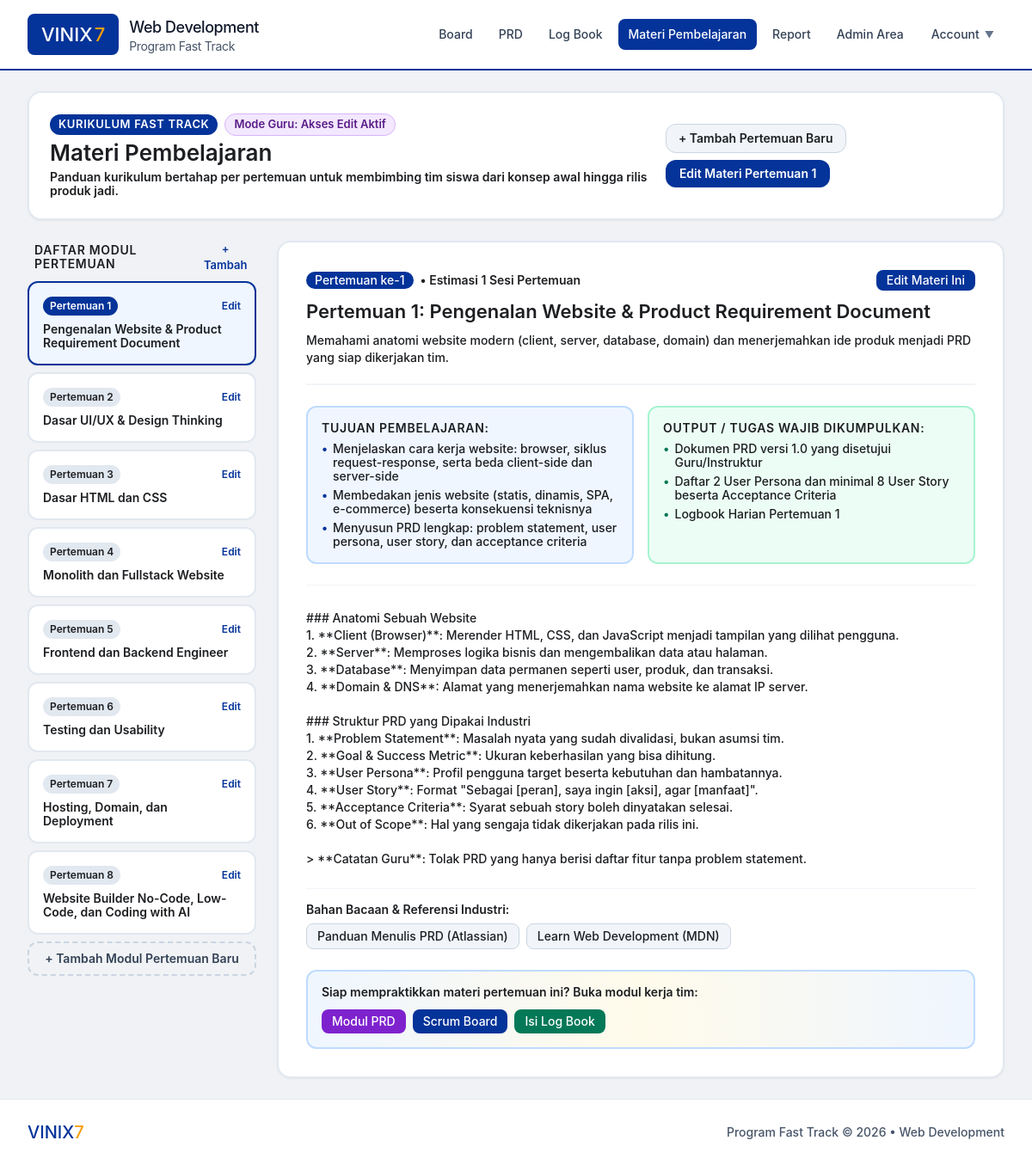
The app's page /lms.php (signed in) with its own data.
### tables this page shows
CREATE TABLE lms_modules (
            id TEXT PRIMARY KEY,
            week_number INTEGER NOT NULL,
            title TEXT NOT NULL,
            summary TEXT NOT NULL,
            content TEXT NOT NULL,
            objectives TEXT NOT NULL,
            deliverables TEXT NOT NULL,
            external_links TEXT NOT NULL,
            is_published INTEGER DEFAULT 1
        );

### lms.php (the view, shortened to what this page needs)
<?php
require_once __DIR__ . '/includes/header.php';
$isGuru = ($currentRole === 'guru' || $currentRole === 'super_admin');
$selectedWeek = (int)($_GET['week'] ?? 1);
$stmt = $pdo->query("SELECT * FROM lms_modules ORDER BY week_number ASC");
$modules = $stmt->fetchAll();
$currentModule = null;
foreach ($modules as $m) {
    if ((int)$m['week_number'] === $selectedWeek) {
        $currentModule = $m;
        break;
    }
}
$objectives = $currentModule ? (json_decode($currentModule['objectives'] ?? '[]', true) ?? []) : [];
$deliverables = $currentModule ? (json_decode($currentModule['deliverables'] ?? '[]', true) ?? []) : [];
$externalLinks = $currentModule ? (json_decode($currentModule['external_links'] ?? '[]', true) ?? []) : [];
?>
<div class="space-y-6">
    <div class="bg-white rounded-2xl p-6 border-2 border-slate-200 shadow-sm flex flex-col sm:flex-row sm:items-center justify-between gap-4">
        <div>
            <div class="flex items-center gap-2 mb-1">
                <span class="px-2.5 py-0.5 bg-[#043399] text-white text-[11px] font-black rounded-full uppercase tracking-wider">Kurikulum Fast Track</span>
                <?php if ($isGuru): ?>
                    <span class="px-2.5 py-0.5 bg-purple-100 text-purple-900 border border-purple-300 text-[11px] font-black rounded-full">Mode Guru: Akses Edit Aktif</span>
                <?php else: ?>
                    <span class="px-2.5 py-0.5 bg-slate-100 text-slate-800 border border-slate-300 text-[11px] font-bold rounded-full">Mode Siswa: Hanya Baca</span>
                <?php endif; ?>
            </div>
            <h1 class="text-2xl font-black text-black">Materi Pembelajaran</h1>
            <p class="text-xs text-black font-semibold mt-1">
                Panduan kurikulum bertahap per pertemuan untuk membimbing tim siswa dari konsep awal hingga rilis produk jadi.
            </p>
        </div>
        <div class="flex flex-wrap items-center gap-2">
            <?php if ($isGuru): ?>
                <button type="button" onclick="openEditModuleModal(null)" class="px-3.5 py-2 bg-slate-100 hover:bg-slate-200 text-black border border-slate-300 rounded-xl text-xs font-black transition">
                    + Tambah Pertemuan Baru
                </button>
                <?php if ($currentModule): ?>
                    <button type="button" onclick="openEditModuleModal('<?= htmlspecialchars($currentModule['id']) ?>')" class="px-4 py-2 bg-[#043399] hover:bg-[#021f5c] text-white rounded-xl text-xs font-black shadow-sm transition">
                        Edit Materi Pertemuan <?= $currentModule['week_number'] ?>
                    </button>
                <?php endif; ?>
            <?php else: ?>
                <span class="px-3 py-1.5 bg-blue-50 text-[#043399] border border-blue-200 rounded-xl text-xs font-black">
                    Total <?= count($modules) ?> Modul Pertemuan
                </span>
            <?php endif; ?>
        </div>
    </div>
    <div class="grid grid-cols-1 lg:grid-cols-4 gap-6 items-start">
        <div class="lg:col-span-1 space-y-2">
            <div class="flex items-center justify-between px-2 mb-2">
                <span class="text-xs font-black text-black uppercase tracking-wider">
                    Daftar Modul Pertemuan
                </span>
                <?php if ($isGuru): ?>
                    <button type="button" onclick="openEditModuleModal(null)" class="text-[11px] text-[#043399] hover:underline font-black">
                        + Tambah
                    </button>
                <?php endif; ?>
            </div>
            <?php foreach ($modules as $m): ?>
                <a href="lms.php?week=<?= $m['week_number'] ?>" class="block p-4 rounded-xl border-2 transition <?= (int)$m['week_number'] === $selectedWeek ? 'bg-blue-50 border-[#043399] shadow-sm' : 'bg-white border-slate-200 hover:bg-slate-50' ?>">
                    <div class="flex items-center justify-between">
                        <span class="text-[10px] font-black px-2 py-0.5 rounded-full <?= (int)$m['week_number'] === $selectedWeek ? 'bg-[#043399] text-white' : 'bg-slate-200 text-black' ?>">
                            Pertemuan <?= $m['week_number'] ?>
                        </span>
                        <?php if ($isGuru): ?>
                            <button type="button" onclick="event.preventDefault(); event.stopPropagation(); openEditModuleModal('<?= htmlspecialchars($m['id']) ?>')" class="text-[10px] text-[#043399] hover:underline font-black">
                                Edit
                            </button>
                        <?php endif; ?>
                    </div>
                    <h4 class="text-xs font-black mt-2 text-black line-clamp-2">
                        <?= htmlspecialchars(preg_replace('/^(Minggu|Pekan|Pertemuan) \d+: /', '', $m['title'])) ?>
                    </h4>
                </a>
            <?php endforeach; ?>
            <?php if ($isGuru): ?>
                <button type="button" onclick="openEditModuleModal(null)" class="w-full py-2.5 px-3 border-2 border-dashed border-slate-300 hover:border-[#043399] hover:bg-blue-50 text-slate-700 hover:text-[#043399] rounded-xl text-xs font-black transition text-center mt-2">
                    + Tambah Modul Pertemuan Baru
                </button>
            <?php endif; ?>
        </div>
        <div class="lg:col-span-3 space-y-6">
            <?php if ($currentModule): ?>
                <div class="bg-white rounded-2xl p-6 sm:p-8 border-2 border-slate-200 shadow-sm space-y-6">
                    <div class="border-b-2 border-slate-100 pb-5">
                        <div class="flex flex-wrap items-center justify-between gap-2 mb-2">
                            <div class="flex items-center gap-2">
                                <span class="px-2.5 py-0.5 rounded-full bg-[#043399] text-white text-xs font-bold">
                                    Pertemuan ke-<?= $currentModule['week_number'] ?>
                                </span>
                                <span class="text-xs text-black font-semibold">• Estimasi 1 Sesi Pertemuan</span>
                            </div>
                            <?php if ($isGuru): ?>
                                <button type="button" onclick="openEditModuleModal('<?= htmlspecialchars($currentModule['id']) ?>')" class="px-3 py-1 bg-[#043399] hover:bg-[#021f5c] text-white text-xs font-bold rounded-lg shadow-xs transition">
                                    Edit Materi Ini
                                </button>
                            <?php endif; ?>
                        </div>
                        <h2 class="text-xl sm:text-2xl font-black text-black leading-tight">
                            <?= htmlspecialchars($currentModule['title']) ?>
                        </h2>
                        <p class="text-xs sm:text-sm text-black font-medium mt-2 leading-relaxed">
                            <?= htmlspecialchars($currentModule['summary']) ?>
                        </p>
                    </div>
                    <div class="grid grid-cols-1 md:grid-cols-2 gap-4">
                        <div class="bg-blue-50 p-4 rounded-xl border-2 border-blue-200 space-y-2">
                            <h4 class="text-xs font-black text-black uppercase tracking-wider flex items-center gap-1.5">
                                <span>Tujuan Pembelajaran:</span>
                            </h4>
                            <ul class="space-y-1.5 text-xs text-black font-medium">
                                <?php if (!empty($objectives)): ?>
                                    <?php foreach ($objectives as $obj): ?>
                                        <li class="flex items-start gap-1.5">
                                            <span class="text-[#043399] font-black">•</span>
                                            <span><?= htmlspecialchars($obj) ?></span>
                                        </li>
                                    <?php endforeach; ?>
                                <?php else: ?>
                                    <li class="text-slate-500 italic text-xs">Belum ada tujuan pembelajaran dicatat.</li>
                                <?php endif; ?>
                            </ul>
                        </div>
                        <div class="bg-emerald-50 p-4 rounded-xl border-2 border-emerald-200 space-y-2">
                            <h4 class="text-xs font-black text-black uppercase tracking-wider flex items-center gap-1.5">
                                <span>Output / Tugas Wajib Dikumpulkan:</span>
                            </h4>
                            <ul class="space-y-1.5 text-xs text-black font-medium">
                                <?php if (!empty($deliverables)): ?>
                                    <?php foreach ($deliverables as $del): ?>
                                        <li class="flex items-start gap-1.5">
                                            <span class="text-emerald-700 font-bold">•</span>
                                            <span class="font-bold"><?= htmlspecialchars($del) ?></span>
                                        </li>
                                    <?php endforeach; ?>
                                <?php else: ?>
                                    <li class="text-slate-500 italic text-xs">Belum ada output wajib dicatat.</li>
                                <?php endif; ?>
                            </ul>
                        </div>
                    </div>
                    <div class="pt-2 border-t border-slate-100 text-xs sm:text-sm leading-relaxed space-y-4">
                        <div class="whitespace-pre-line text-black font-medium">
                            <?= htmlspecialchars($currentModule['content']) ?>
                        </div>
                    </div>
                    <?php if (!empty($externalLinks)): ?>
                        <div class="pt-4 border-t border-slate-100">
                            <h4 class="text-xs font-black text-black mb-2">Bahan Bacaan & Referensi Industri:</h4>
                            <div class="flex flex-wrap gap-2">
                                <?php foreach ($externalLinks as $link): ?>
                                    <a href="<?= htmlspecialchars($link['url']) ?>" target="_blank" rel="noopener noreferrer" class="px-3 py-1.5 bg-slate-100 hover:bg-slate-200 border border-slate-300 text-black rounded-lg text-xs font-bold transition flex items-center gap-1">
                                        <span><?= htmlspecialchars($link['title']) ?></span>
                                    </a>
                                <?php endforeach; ?>
                            </div>
                        </div>
                    <?php endif; ?>
                    <div class="bg-gradient-to-r from-blue-50 via-amber-50 to-blue-50 p-4 rounded-xl border-2 border-blue-200 flex flex-wrap items-center justify-between gap-3">
                        <div class="text-xs font-black text-black">
                            Siap mempraktikkan materi pertemuan ini? Buka modul kerja tim:
                        </div>
                        <div class="flex items-center gap-2">
                            <a href="prd.php" class="px-3 py-1.5 rounded-lg bg-purple-700 text-white text-xs font-bold shadow-xs">Modul PRD</a>
                            <a href="board.php" class="px-3 py-1.5 rounded-lg bg-[#043399] text-white text-xs font-bold shadow-xs">Scrum Board</a>
                            <a href="logbook.php" class="px-3 py-1.5 rounded-lg bg-emerald-700 text-white text-xs font-bold shadow-xs">Isi Log Book</a>
                        </div>
                    </div>
                </div>
            <?php endif; ?>
        </div>
    </div>
</div>
<?php require_once __DIR__ . '/includes/footer.php'; ?>

### records on screen
lms_modules: week_number "1", title "Pengenalan Website & Product Requirement Document", title "Pertemuan 1: Pengenalan Website & Product Requirement Document", summary "Memahami anatomi website modern (client, server, database, domain) dan menerjemahkan ide produk menjadi PRD yang siap dikerjakan tim.", objectives "Menjelaskan cara kerja website: browser, siklus request-response, serta beda client-side dan server-side", objectives "Membedakan jenis website (statis, dinamis, SPA, e-commerce) beserta konsekuensi teknisnya", objectives "Menyusun PRD lengkap: problem statement, user persona, user story, dan acceptance criteria", deliverables "Dokumen PRD versi 1.0 yang disetujui Guru/Instruktur", deliverables "Daftar 2 User Persona dan minimal 8 User Story beserta Acceptance Criteria", deliverables "Logbook Harian Pertemuan 1", content "### Anatomi Sebuah Website 1. **Client (Browser)**: Merender HTML, CSS, dan JavaScript menjadi tampilan yang dilihat pengguna. 2. **Server**: Memproses logika bisnis dan mengembalikan data atau halaman. 3. **Database**: Menyimpan data permanen seperti user, produk, dan transaksi. 4. **Domain & DNS**: Alamat yang menerjemahkan nama website ke alamat IP server. ### Struktur PRD yang Dipakai Industri 1. **Problem Statement**: Masalah nyata yang sudah divalidasi, bukan asumsi tim. 2. **Goal & Success Metric**: Ukuran keberhasilan yang bisa dihitung. 3. **User Persona**: Profil pengguna target beserta kebutuhan dan hambatannya. 4. **User Story**: Format \"Sebagai [peran], saya ingin [aksi], agar…"
lms_modules: week_number "2", title "Dasar UI/UX & Design Thinking"
lms_modules: week_number "3", title "Dasar HTML dan CSS"
lms_modules: week_number "4", title "Monolith dan Fullstack Website"
lms_modules: week_number "5", title "Frontend dan Backend Engineer"
lms_modules: week_number "6", title "Testing dan Usability"
lms_modules: week_number "7", title "Hosting, Domain, dan Deployment"
lms_modules: week_number "8", title "Website Builder No-Code, Low-Code, dan Coding with AI"

### other values on screen
$link['title'] "Panduan Menulis PRD (Atlassian)"
$link['title'] "Learn Web Development (MDN)"
